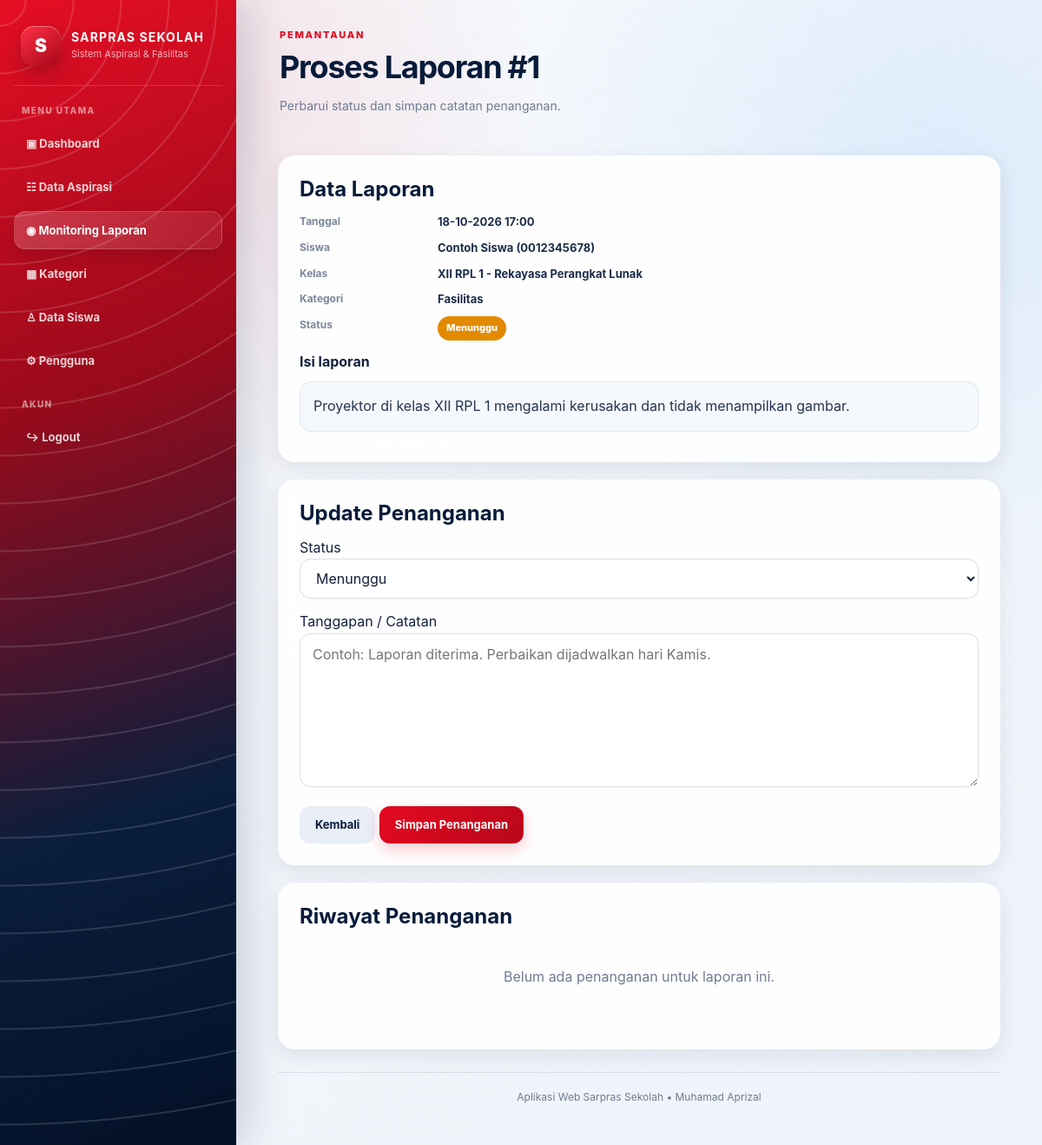
Page /proses_laporan.php?id=1 (signed in) on the committed database.
### tables this page shows
CREATE TABLE `id_aspirasi` (
    `id_aspirasi` INT AUTO_INCREMENT PRIMARY KEY,
    `tanggal` DATETIME NOT NULL,
    `id_siswa` INT NOT NULL,
    `kategori` VARCHAR(100) NOT NULL,
    `isi_aspirasi` TEXT NOT NULL,
    `status` ENUM('Menunggu','Diproses','Selesai','Ditolak') NOT NULL DEFAULT 'Menunggu',
    CONSTRAINT `fk_aspirasi_siswa`
        FOREIGN KEY (`id_siswa`) REFERENCES `siswa`(`id_siswa`)
        ON UPDATE CASCADE ON DELETE CASCADE,
    INDEX (`id_siswa`),
    INDEX (`status`)
);

CREATE TABLE `siswa` (
    `id_siswa` INT AUTO_INCREMENT PRIMARY KEY,
    `nisn` VARCHAR(20) NOT NULL UNIQUE,
    `nama_siswa` VARCHAR(100) NOT NULL,
    `kelas` VARCHAR(30) NOT NULL,
    `jurusan` VARCHAR(100) NOT NULL,
    `alamat` TEXT NULL,
    `password` VARCHAR(255) NOT NULL,
    `created_at` TIMESTAMP DEFAULT CURRENT_TIMESTAMP
);

### proses_laporan.php (the view, shortened to what this page needs)
<?php
require_once "conection.php";
require_once "laporan_helper.php";
$id = (int)($_GET['id'] ?? $_POST['id_aspirasi'] ?? 0);
$q = $conn->prepare("
    SELECT
        a.id_aspirasi,
        a.tanggal,
        a.kategori,
        a.isi_aspirasi,
        a.status,
        s.nama_siswa,
        s.nisn,
        s.kelas,
        s.jurusan
    FROM id_aspirasi a
    INNER JOIN siswa s ON s.id_siswa = a.id_siswa
    WHERE a.id_aspirasi = ?
    LIMIT 1
");
$q->bind_param("i", $id);
$q->execute();
$lap = $q->get_result()->fetch_assoc();
$h = $conn->prepare("
    SELECT
        p.status,
        p.tanggapan,
        p.tanggal,
        u.nama_lengkap AS petugas
    FROM penanganan p
    LEFT JOIN users u ON u.id_user = p.id_user
    WHERE p.id_aspirasi = ?
    ORDER BY p.id_penanganan ASC
");
$h->bind_param("i", $id);
$h->execute();
$riwayat = $h->get_result();
?>
<!doctype html>
<html lang="id">
<head>
<link rel="stylesheet" href="./data.css?v=spiderman2026">
<link rel="stylesheet" href="./laporan.css?v=spiderman2026">
</head>
<body>
<div class="app">
<?php include "header.php"; ?>
<div class="topbar">
    <div>
        <p class="eyebrow">PEMANTAUAN</p>
        <h1>Proses Laporan #<?= (int)$lap['id_aspirasi'] ?></h1>
        <p class="subtitle">Perbarui status dan simpan catatan penanganan.</p>
    </div>
</div>
<div class="panel">
    <h2>Data Laporan</h2>
    <dl class="meta-grid">
        <dt>Tanggal</dt>
        <dd><?= htmlspecialchars(tgl_indo($lap['tanggal'])) ?></dd>
        <dt>Siswa</dt>
        <dd><?= htmlspecialchars($lap['nama_siswa']) ?> (<?= htmlspecialchars($lap['nisn']) ?>)</dd>
        <dt>Kelas</dt>
        <dd><?= htmlspecialchars($lap['kelas']) ?> - <?= htmlspecialchars($lap['jurusan']) ?></dd>
        <dt>Kategori</dt>
        <dd><?= htmlspecialchars($lap['kategori']) ?></dd>
        <dt>Status</dt>
        <dd><?= badge_status($lap['status']) ?></dd>
    </dl>
    <strong>Isi laporan</strong>
    <div class="isi-box"><?= nl2br(htmlspecialchars($lap['isi_aspirasi'])) ?></div>
</div>
<div class="panel">
    <h2>Update Penanganan</h2>
    <form method="post">
        <label for="status">Status</label>
        <select id="status" name="status" required>
            <?php foreach (STATUS_LAPORAN as $s): ?>
                <?php $selected = ($_POST['status'] ?? $lap['status']) === $s; ?>
                <option value="<?= htmlspecialchars($s) ?>" <?= $selected ? 'selected' : '' ?>>
                    <?= htmlspecialchars($s) ?>
                </option>
            <?php endforeach; ?>
        </select>
        <label for="tanggapan">Tanggapan / Catatan</label>
        <textarea
            id="tanggapan"
            name="tanggapan"
            rows="6"
            required
            placeholder="Contoh: Laporan diterima. Perbaikan dijadwalkan hari Kamis."
        ><?= htmlspecialchars($_POST['tanggapan'] ?? '') ?></textarea>
        <a class="btn btn-secondary" href="monitoring.php">Kembali</a>
        <button class="btn btn-primary" type="submit">Simpan Penanganan</button>
    </form>
</div>
<div class="panel">
    <h2>Riwayat Penanganan</h2>
    <?php if ($riwayat->num_rows): ?>
        <ul class="timeline">
            <?php while ($r = $riwayat->fetch_assoc()): ?>
                <li>
                    <?= badge_status($r['status']) ?>
                    <div class="when">
                        <?= htmlspecialchars(tgl_indo($r['tanggal'])) ?>
                        <?php if ($r['petugas']): ?>
                            • oleh <?= htmlspecialchars($r['petugas']) ?>
                        <?php endif; ?>
                    </div>
                    <div class="text"><?= nl2br(htmlspecialchars($r['tanggapan'])) ?></div>
                </li>
            <?php endwhile; ?>
        </ul>
    <?php else: ?>
        <p class="empty">Belum ada penanganan untuk laporan ini.</p>
    <?php endif; ?>
</div>
<?php include "footer.php"; ?>
</div>
</body>
</html>

### laporan_helper.php (shortened to what this page needs)
<?php
function badge_status(string $status): string {
    $kelas = 'status-' . strtolower($status);
    return '<span class="status ' . $kelas . '">' . htmlspecialchars($status) . '</span>';
}
function tgl_indo(?string $datetime): string {
    return date('d-m-Y H:i', strtotime($datetime));
}

### data.css (style rules this page uses)
:root { --sp-red:#e50920; --sp-red-dark:#a70718; --sp-blue:#071b3a; --sp-blue-2:#0b2d5c; --sp-cyan:#1d8cff; --ink:#14213d; --muted:#6f7b91; --surface:rgba(255,255,255,.88); --surface-solid:#ffffff; --line:rgba(20,33,61,.10); --shadow:0 18px 50px rgba(7,27,58,.12); --shadow-soft:0 8px 24px rgba(7,27,58,.09); --radius:20px; --ease:cubic-bezier(.22,1,.36,1); }
*, *::before, *::after { box-sizing:border-box; }
html { scroll-behavior:smooth; }
body { margin:0; min-height:100vh; color:var(--ink); font-family:Inter,ui-sans-serif,system-ui,-apple-system,BlinkMacSystemFont,"Segoe UI",sans-serif; line-height:1.6; background: radial-gradient(circle at 15% 10%,rgba(229,9,32,.10),transparent 28rem), radial-gradient(circle at 90% 15%,rgba(29,140,255,.10),transparent 30rem), linear-gradient(135deg,#f7f9fc 0%,#eef3fa 100%); overflow-x:hidden; }
body::before { content:""; position:fixed; inset:0; z-index:-1; pointer-events:none; opacity:.34; background-image: radial-gradient(circle at center,transparent 0 4rem,rgba(7,27,58,.045) 4.05rem 4.08rem,transparent 4.12rem 7rem), linear-gradient(30deg,transparent 49.5%,rgba(7,27,58,.035) 50%,transparent 50.5%), linear-gradient(-30deg,transparent 49.5%,rgba(7,27,58,.035) 50%,transparent 50.5%); background-size:140px 140px; mask-image:linear-gradient(to bottom,black,transparent 85%); }
a { color:var(--sp-blue-2); transition:color .22s var(--ease),opacity .22s var(--ease); }
button, input, select, textarea { font:inherit; }
button, .btn, input[type="submit"] { -webkit-tap-highlight-color:transparent; }
.app { min-height:100vh; }
h1,h2,h3 { color:var(--sp-blue); line-height:1.2; margin:0 0 12px; }
h1 { font-size:clamp(25px,3vw,38px); letter-spacing:-.035em; }
h2 { font-size:clamp(19px,2vw,26px); }
p { margin-top:0; }
.eyebrow { margin:0 0 6px; color:var(--sp-red); font-size:11px; font-weight:850; letter-spacing:.16em; }
.subtitle { color:var(--muted); font-size:14px; }
.card, .panel, .form-card { background:var(--surface); border:1px solid rgba(255,255,255,.85); border-radius:var(--radius); box-shadow:var(--shadow-soft); backdrop-filter:blur(16px); }
.card, .panel { padding:24px; margin-bottom:20px; }
.card-head, .topbar { display:flex; align-items:flex-start; justify-content:space-between; gap:18px; margin-bottom:20px; }
.topbar { padding:4px 2px 12px; }
input[type="text"], input[type="password"], input[type="email"], input[type="search"], input[type="number"], select, textarea { width:100%; min-height:46px; margin:0 0 14px; padding:11px 14px; color:var(--ink); background:rgba(255,255,255,.94); border:1px solid rgba(20,33,61,.14); border-radius:13px; outline:none; box-shadow:0 2px 0 rgba(7,27,58,.02); transition:border-color .22s var(--ease),box-shadow .22s var(--ease),transform .22s var(--ease),background .22s var(--ease); }
textarea { min-height:130px; resize:vertical; }
.btn, button, input[type="submit"], .btn-edit, .btn-hapus { display:inline-flex; align-items:center; justify-content:center; min-height:42px; gap:7px; padding:10px 17px; border:1px solid transparent; border-radius:12px; color:#fff; background:linear-gradient(135deg,var(--sp-red),#b7071b); box-shadow:0 7px 18px rgba(229,9,32,.20); cursor:pointer; text-decoration:none; font-size:13px; font-weight:750; transition:transform .24s var(--ease),box-shadow .24s var(--ease),filter .24s var(--ease),background .24s var(--ease); }
.btn-primary { background:linear-gradient(135deg,var(--sp-red),#b7071b); }
.btn-secondary { color:var(--sp-blue)!important; background:#e9eef7!important; box-shadow:none!important; }
.badge, .status { display:inline-flex; align-items:center; justify-content:center; width:max-content; max-width:100%; padding:5px 10px; border-radius:999px; color:#fff; font-size:11px; font-weight:800; white-space:nowrap; }
.status-menunggu { background:#e28a00 }
.empty { padding:30px!important; text-align:center; color:var(--muted); }

### laporan.css (style rules this page uses)
.meta-grid { display:grid; grid-template-columns:145px 1fr; gap:9px 14px; margin:12px 0; }
.meta-grid dt { color:#7b879b; font-size:12px; font-weight:650; }
.meta-grid dd { margin:0; color:#1d2d49; font-size:13px; font-weight:650; }
.isi-box { margin:10px 0; padding:15px; color:#253550; background:#f5f8fc; border:1px solid rgba(20,33,61,.08); border-radius:14px; white-space:pre-line; }

### rows in the picture
id_aspirasi: id_aspirasi "1", tanggal "18-10-2026 17:00", id_siswa.nama_siswa "Contoh Siswa", id_siswa.nisn "0012345678", id_siswa.kelas "XII RPL 1", id_siswa.jurusan "Rekayasa Perangkat Lunak", kategori "Fasilitas", status "Menunggu", isi_aspirasi "Proyektor di kelas XII RPL 1 mengalami kerusakan dan tidak menampilkan gambar."
